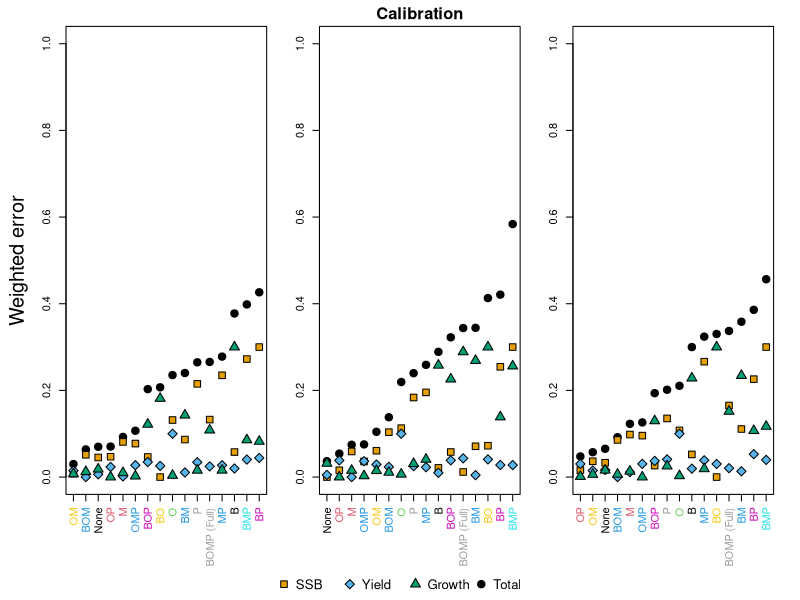
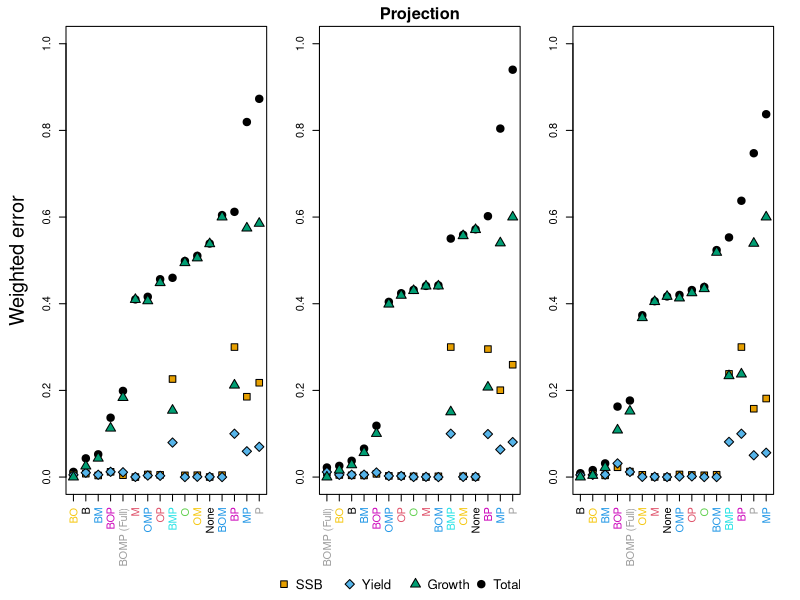

Write the R code that produced these figures, in order.
# Load and plot sensitivity analysis results

# Created: December 3, 2021
# Last modified: December 30, 2022

# Set working directory
setwd(paste(mypath, "hypoxiaSSM-main", sep = ""))

# Contents (ctrl-f):
#	I. Load results


########## I. Load results ##########

# Load calibration results
cal_one = read.table("Sensitivity/Output/cal_one.txt", header = T)
cal_two = read.table("Sensitivity/Output/cal_two.txt", header = T)
cal_three = read.table("Sensitivity/Output/cal_three.txt", header = T)

# Load projection results
proj_one = read.table("Sensitivity/Output/proj_one.txt", header = T)
proj_two = read.table("Sensitivity/Output/proj_two.txt", header = T)
proj_three = read.table("Sensitivity/Output/proj_three.txt", header = T)


########## VI. Plot calibration error ##########

# Plot colors
error_colors = palette.colors(palette = "Okabe-Ito")[1:4]

# Axis label colors
color = col2rgb(rep(c("#88CCEE","#DDCC77","#CC6677","#AA4499","#332288","#117733","#44AA99","#000000"),2))

# Model labels
model_labels = cal_one$model

# Initialize plot
jpeg("Sensitivity/sens_error_cal.jpg", width = 22, height = 9, units = 'cm', res = 600)
par(mfrow = c(1,3), oma = c(3,3,0,0), mar = c(5,2,2,2))

# Plot calibration for first repetition
plot(cal_one[order(cal_one$rank),]$rank, pch = 21, bg = error_colors[1], cex = 1.5, ylim = c(0,1), xlab = "", ylab = "", axes = F); axis(2); box()
for(i in seq(16)) axis(1, at = i, labels = model_labels[order(cal_one$rank)][i], col.axis = color[order(cal_one$rank)][i], las = 2)
points(cal_one[order(cal_one$rank),]$SSB, pch = 22, bg = error_colors[2], cex = 1.5)
points(cal_one[order(cal_one$rank),]$yield, pch = 23, bg = error_colors[3], cex = 1.5)
points(cal_one[order(cal_one$rank),]$growth, pch = 24, bg = error_colors[4], cex = 1.5)

# Y-axis label
mtext("Weighted error", 2, cex = 1.2, line = 3)

# Plot calibration for second repetition
plot(cal_two[order(cal_two$rank),]$rank, pch = 21, bg = error_colors[1], cex = 1.5, ylim = c(0,1), xlab = "", ylab = "", main = "Calibration", cex.main = 1.5, axes = F); axis(2); box()
for(i in seq(16)) axis(1, at = i, labels = model_labels[order(cal_two$rank)][i], col.axis = color[order(cal_two$rank)][i], las = 2)
points(cal_two[order(cal_two$rank),]$SSB, pch = 22, bg = error_colors[2], cex = 1.5)
points(cal_two[order(cal_two$rank),]$yield, pch = 23, bg = error_colors[3], cex = 1.5)
points(cal_two[order(cal_two$rank),]$growth, pch = 24, bg = error_colors[4], cex = 1.5)

# Plot calibration for third repetition
plot(cal_three[order(cal_three$rank),]$rank, pch = 21, bg = error_colors[1], cex = 1.5, ylim = c(0,1), xlab = "", ylab = "", axes = F); axis(2); box()
for(i in seq(16)) axis(1, at = i, labels = model_labels[order(cal_three$rank)][i], col.axis = color[order(cal_three$rank)][i], las = 2)
points(cal_three[order(cal_three$rank),]$SSB, pch = 22, bg = error_colors[2], cex = 1.5)
points(cal_three[order(cal_three$rank),]$yield, pch = 23, bg = error_colors[3], cex = 1.5)
points(cal_three[order(cal_three$rank),]$growth, pch = 24, bg = error_colors[4], cex = 1.5)

# Legend
par(fig = c(0,1,0,1), oma = c(0,1,0,0), mar = c(0,0,0,0), new = T)
plot(0, 0, type = 'l', bty = 'n', xaxt = 'n', yaxt = 'n')
legend("bottom", bty = 'n', c("SSB", "Yield", "Growth", "Total"), pt.bg = error_colors[c(2,3,4,1)], pch = c(22,23,24,21), pt.cex = 1.5, xpd = TRUE, horiz = TRUE, cex = 1.2, seg.len=1)

# Finish plot
dev.off()


########## VII. Plot projection error ##########

# Initialize plot
jpeg("Sensitivity/sens_error_sim.jpg", width = 22, height = 9, units = 'cm', res = 600)
par(mfrow = c(1,3), oma = c(3,3,0,0), mar = c(5,2,2,2))

# Plot calibration for first repetition
plot(proj_one[order(proj_one$rank),]$rank, pch = 21, bg = error_colors[1], cex = 1.5, ylim = c(0,1), xlab = "", ylab = "", axes = F); axis(2); box()
for(i in seq(16)) axis(1, at = i, labels = model_labels[order(proj_one$rank)][i], col.axis = color[order(proj_one$rank)][i], las = 2)
points(proj_one[order(proj_one$rank),]$SSB, pch = 22, bg = error_colors[2], cex = 1.5)
points(proj_one[order(proj_one$rank),]$yield, pch = 23, bg = error_colors[3], cex = 1.5)
points(proj_one[order(proj_one$rank),]$growth, pch = 24, bg = error_colors[4], cex = 1.5)

# Y-axis label
mtext("Weighted error", 2, cex = 1.2, line = 3)

# Plot calibration for second repetition
plot(proj_two[order(proj_two$rank),]$rank, pch = 21, bg = error_colors[1], cex = 1.5, ylim = c(0,1), xlab = "", ylab = "", main = "Projection", cex.main = 1.5, axes = F); axis(2); box()
for(i in seq(16)) axis(1, at = i, labels = model_labels[order(proj_two$rank)][i], col.axis = color[order(proj_two$rank)][i], las = 2)
points(proj_two[order(proj_two$rank),]$SSB, pch = 22, bg = error_colors[2], cex = 1.5)
points(proj_two[order(proj_two$rank),]$yield, pch = 23, bg = error_colors[3], cex = 1.5)
points(proj_two[order(proj_two$rank),]$growth, pch = 24, bg = error_colors[4], cex = 1.5)

# Plot calibration for third repetition
plot(proj_three[order(proj_three$rank),]$rank, pch = 21, bg = error_colors[1], cex = 1.5, ylim = c(0,1), xlab = "", ylab = "", axes = F); axis(2); box()
for(i in seq(16)) axis(1, at = i, labels = model_labels[order(proj_three$rank)][i], col.axis = color[order(proj_three$rank)][i], las = 2)
points(proj_three[order(proj_three$rank),]$SSB, pch = 22, bg = error_colors[2], cex = 1.5)
points(proj_three[order(proj_three$rank),]$yield, pch = 23, bg = error_colors[3], cex = 1.5)
points(proj_three[order(proj_three$rank),]$growth, pch = 24, bg = error_colors[4], cex = 1.5)

# Legend
par(fig = c(0,1,0,1), oma = c(0,1,0,0), mar = c(0,0,0,0), new = T)
plot(0, 0, type = 'l', bty = 'n', xaxt = 'n', yaxt = 'n')
legend("bottom", bty = 'n', c("SSB", "Yield", "Growth", "Total"), pt.bg = error_colors[c(2,3,4,1)], pch = c(22,23,24,21), pt.cex = 1.5, xpd = TRUE, horiz = TRUE, cex = 1.2, seg.len=1)

# Finish plot
dev.off()
